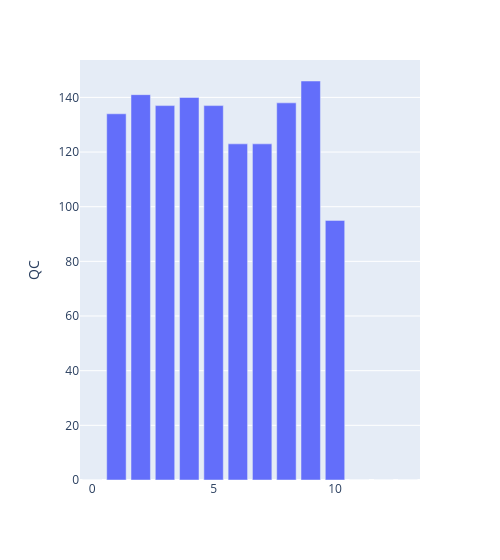

Notebook cell for this chart:
### Code cell
px.bar(traces.groupby('frame').sum(), y='QC', width=500)

### Figure 1 — Plotly figure (JSON) as saved in the notebook; plotly's stock layout.template omitted (floating-point values rounded to 4 significant figures)
{"data": [{"alignmentgroup": "True", "hoverlabel": {"namelength": 0}, "hovertemplate": "QC=%{y}", "legendgroup": "", "marker": {"color": "#636efa"}, "name": "", "offsetgroup": "", "orientation": "v", "showlegend": false, "textposition": "auto", "type": "bar", "xaxis": "x", "y": [0, 134, 141, 137, 140, 137, 123, 123, 138, 146, 95, 0, 0, 0], "yaxis": "y"}], "layout": {"barmode": "relative", "legend": {"tracegroupgap": 0}, "margin": {"t": 60}, "width": 500, "xaxis": {"anchor": "y", "domain": [0, 1]}, "yaxis": {"anchor": "x", "domain": [0, 1], "title": {"text": "QC"}}}}
